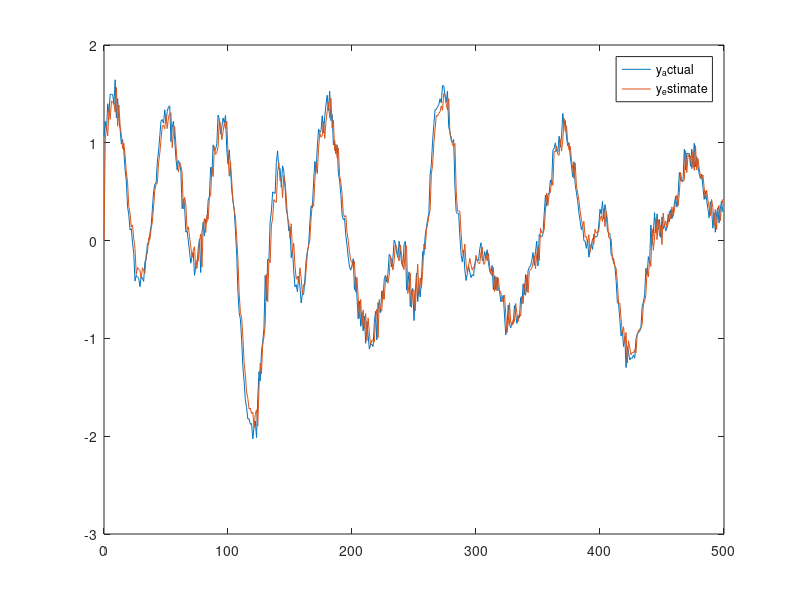

MATLAB code for this plot:
%% 
% Generate an ARX estimate of the system represented by the three data files 
% using the least squares estimate method.
% 
% First we load in the data file and run the LSE to generate the system parameters 
% for the ARX model.

load("second_order_system1.dat") % For the first data file
y = second_order_system1(:,3);
u = second_order_system1(:,2);
k = second_order_system1(:,1);
theta = zeros(4,501);
phi = zeros(4,501);
P = eye(4);
for i = 3:499
    phi(:,i) = [y(i-1) y(i-2) u(i-1) u(i-2)]';
    theta(:,i+1) = theta(:,i) + P*phi(:,i)/(1+phi(:,i)'*P*phi(:,i))*( ...
        y(i+1)-phi(:,i)'*theta(:,i));
    P = P - (P*phi(:,i)*phi(:,i)'*P)/(1+phi(:,i)'*P*phi(:,i));
end
y_est = [0 0 0 0;y(1) 0 u(1) 0;y(2:499) y(1:498) u(2:499) u(1:498)]*theta(:,500)+randn(500,1);
theta(:,500) %the identified parameters from the LSE
plot(k,y,k,y_est)               % compare actual data with results from LSE
legend('y_actual','y_estimate')
load("second_order_system2.dat") % For the second data file
y = second_order_system2(:,3);
u = second_order_system2(:,2);
k = second_order_system2(:,1);
theta = zeros(4,501);
phi = zeros(4,501);
P = eye(4);
for i = 3:499
    phi(:,i) = [y(i-1) y(i-2) u(i-1) u(i-2)]';
    theta(:,i+1) = theta(:,i) + P*phi(:,i)/(1+phi(:,i)'*P*phi(:,i))*( ...
        y(i+1)-phi(:,i)'*theta(:,i));
    P = P - (P*phi(:,i)*phi(:,i)'*P)/(1+phi(:,i)'*P*phi(:,i));
end
y_est = [0 0 0 0;y(1) 0 u(1) 0;y(2:499) y(1:498) u(2:499) u(1:498)]*theta(:,500)+randn(500,1);
theta(:,500) % the identified parameters from the LSE
plot(k,y,k,y_est)                 % compare actual data with results from LSE
legend('y_actual','y_estimate') 
%% 
% From the plots above, the parameters from the two data files are not the same. 
% This is because the second data file shows more measurement noise than the first. 
% So the parameters from second_order_system1 are the actual system parameters.
% Problem 1.4
% The system is ARMAX so we will use the recursive prediction error method (RPEM) 
% to generate the system parameters. By rewriting the system dynamics with $\hat{y_k 
% }$, the system becomes ARX so we can use the LSE to get an estimte of the outputs 
% with minimum prediction error. Also since the noise is i.i.d, the RPEM is just 
% the LSE.

load("second_order_system3.dat") % For the second data file
y = second_order_system3(:,3);
u = second_order_system3(:,2);
k = second_order_system3(:,1);
theta = zeros(4,501);
phi = zeros(4,501);
P = eye(4);
for i = 3:499
    phi(:,i) = [y(i-1) y(i-2) u(i-1) u(i-2)]';
    theta(:,i+1) = theta(:,i) + P*phi(:,i)/(1+phi(:,i)'*P*phi(:,i))*( ...
        y(i+1)-phi(:,i)'*theta(:,i));
    P = P - (P*phi(:,i)*phi(:,i)'*P)/(1+phi(:,i)'*P*phi(:,i));
end
y_est = [0 0 0 0;y(1) 0 u(1) 0;y(2:499) y(1:498) u(2:499) u(1:498)]*theta(:,500);
theta(:,500) % the identified parameters from the LSE
plot(k,y,k,y_est)              % compare actual data with results from LSE
legend('y_actual','y_estimate')
%% 
% From the plots above we can see that the estimates from the LSE are almost 
% the same ast the actual output data.
% 
%